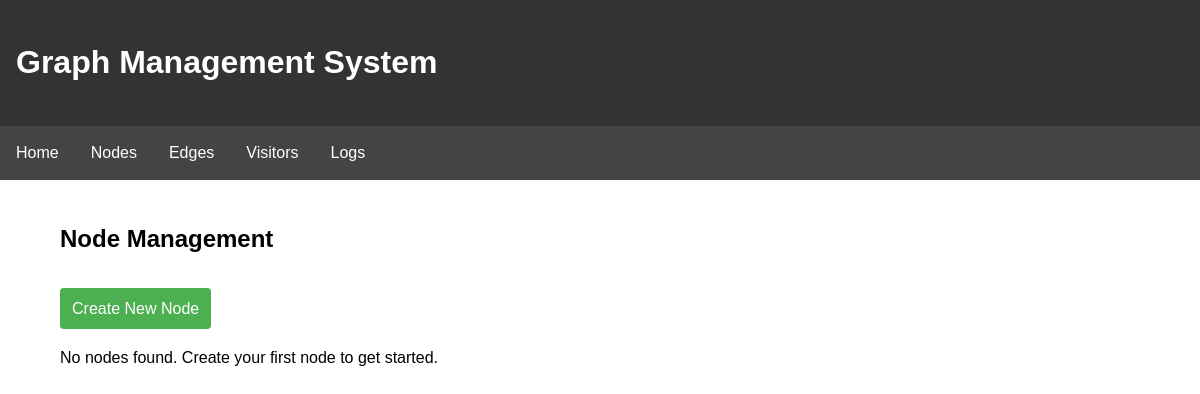
The app's page /nodes, older data.
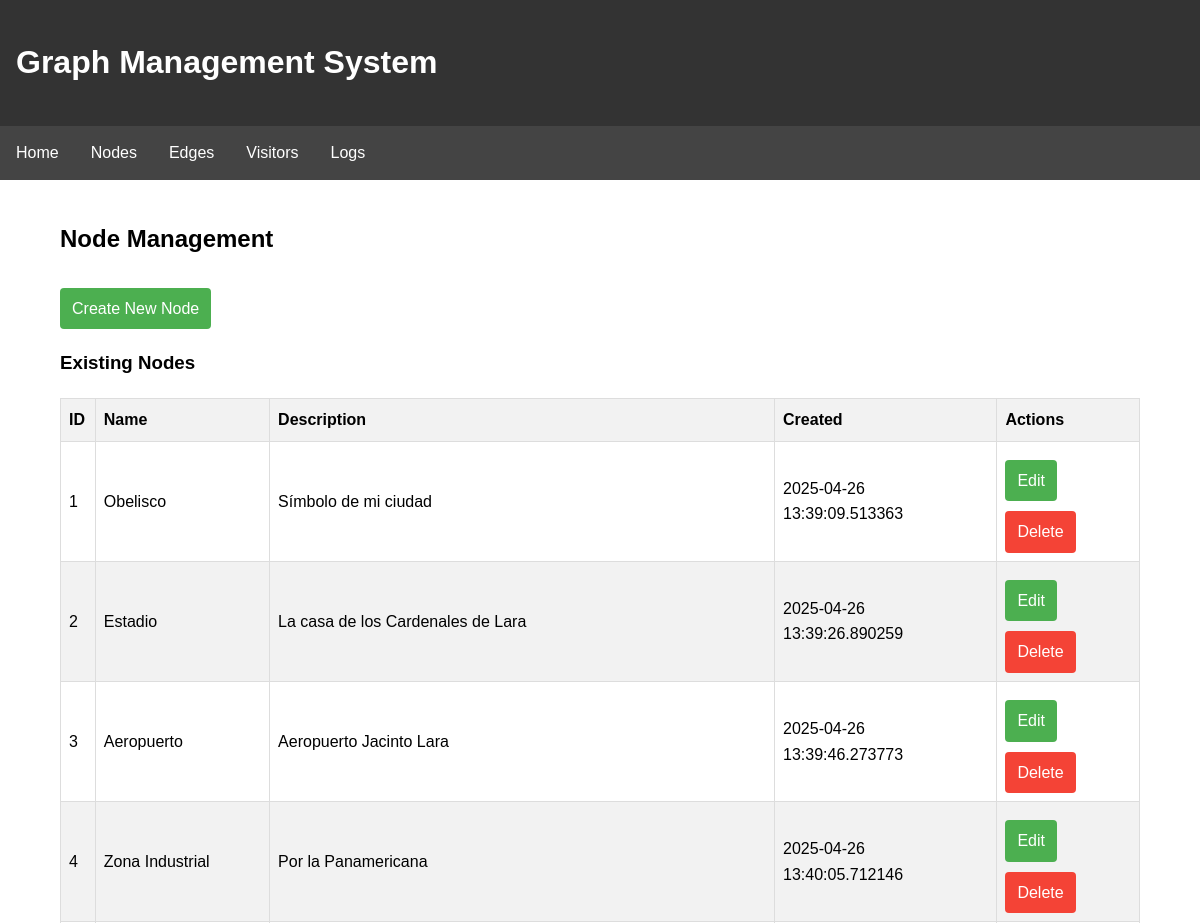
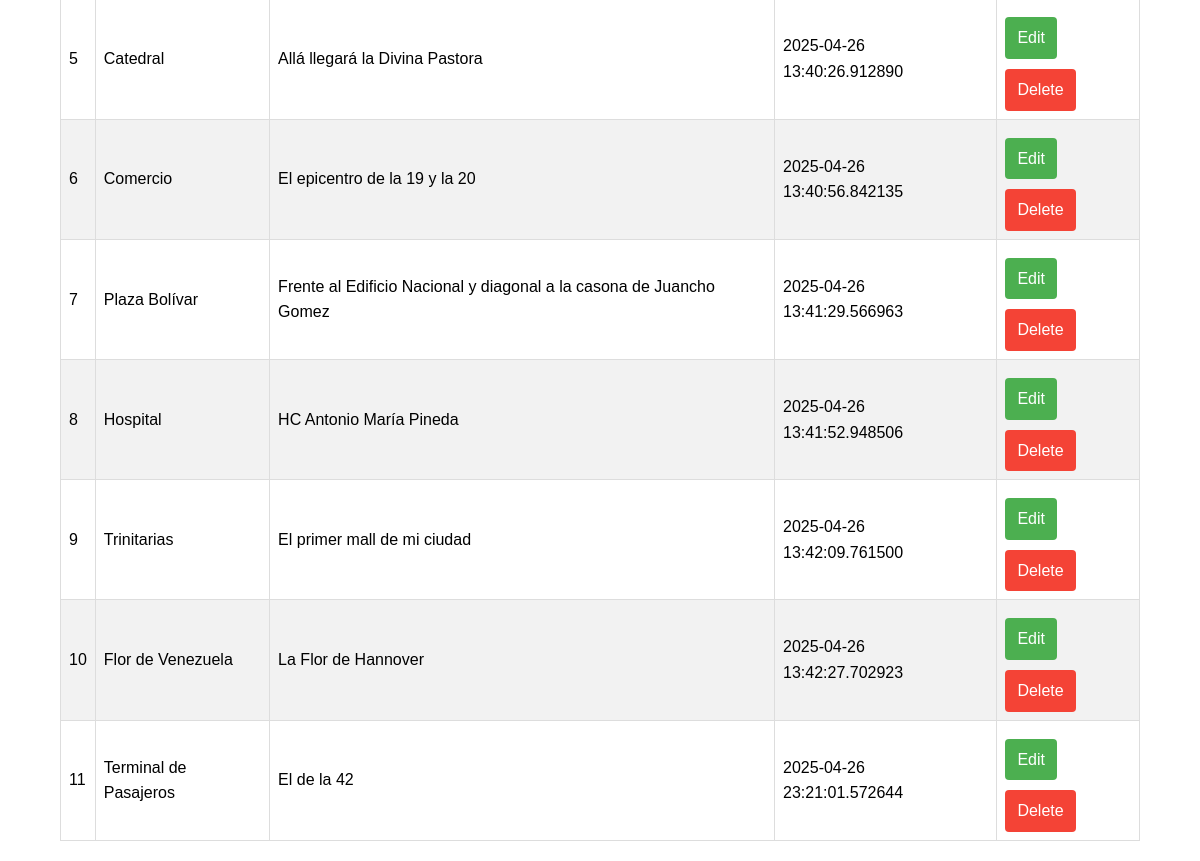
The same page, newer data (2 pictures, top to bottom).
### src/backend/models.py (models this page shows, shortened)
class Node(db.Model):
    __tablename__ = 'nodes'
    id: Mapped[int] = mapped_column(Integer, primary_key=True)
    name: Mapped[str] = mapped_column(String(100), nullable=False, unique=True)
    description: Mapped[Optional[str]] = mapped_column(Text, nullable=True)
    created_at: Mapped[datetime] = mapped_column(DateTime, default=datetime.utcnow)
    updated_at: Mapped[datetime] = mapped_column(DateTime, default=datetime.utcnow, onupdate=datetime.utcnow)
    outgoing_edges: Mapped[List["Edge"]] = relationship('Edge', back_populates='source', foreign_keys='Edge.source_id', cascade='all, delete-orphan')
    incoming_edges: Mapped[List["Edge"]] = relationship('Edge', back_populates='target', foreign_keys='Edge.target_id', cascade='all, delete-orphan')
    visitors: Mapped[List["Visitor"]] = relationship('Visitor', back_populates='current_node', cascade='all, delete-orphan')

### src/integrated_app.py (the view)
@app.route('/nodes')
def nodes_page():
    nodes = db.session.execute(db.select(Node)).scalars().all()
    return render_template('nodes.html', nodes=nodes)

### src/templates/nodes.html (shortened to what this page needs)
{% extends "base.html" %}
{% block content %}
    <h2>Node Management</h2>
    <a href="/nodes/new" class="btn">Create New Node</a>
    {% if nodes %}
        <h3>Existing Nodes</h3>
        <table>
            <thead>
                <tr>
                    <th>ID</th>
                    <th>Name</th>
                    <th>Description</th>
                    <th>Created</th>
                    <th>Actions</th>
                </tr>
            </thead>
            <tbody>
                {% for node in nodes %}
                <tr>
                    <td>{{ node.id }}</td>
                    <td>{{ node.name }}</td>
                    <td>{{ node.description }}</td>
                    <td>{{ node.created_at }}</td>
                    <td>
                        <a href="/nodes/{{ node.id }}/edit" class="btn">Edit</a>
                        <a href="/nodes/{{ node.id }}/delete" class="btn btn-danger" onclick="return confirm('Are you sure you want to delete this node?')">Delete</a>
                    </td>
                </tr>
                {% endfor %}
            </tbody>
        </table>
    {% else %}
        <p>No nodes found. Create your first node to get started.</p>
    {% endif %}
{% endblock %}

### src/templates/base.html (shortened to what this page needs)
<!DOCTYPE html>
<html lang="en">
<head>
</head>
<body>
    <header>
        <h1>Graph Management System</h1>
    </header>
    <nav>
        <ul>
            <li><a href="/">Home</a></li>
            <li><a href="/nodes">Nodes</a></li>
            <li><a href="/edges">Edges</a></li>
            <li><a href="/visitors">Visitors</a></li>
            <li><a href="/logs">Logs</a></li>
        </ul>
    </nav>
    <div class="container">
        {% block content %}{% endblock %}
    </div>
</body>
</html>

### src/templates/base.html (style rules this page uses)
body { font-family: Arial, sans-serif; margin: 0; padding: 0; line-height: 1.6; }
.container { width: 90%; margin: 0 auto; padding: 20px; }
header { background-color: #333; color: white; padding: 1rem; }
nav { background-color: #444; color: white; }
nav ul { list-style-type: none; margin: 0; padding: 0; overflow: hidden; }
nav li { float: left; }
nav li a { display: block; color: white; text-align: center; padding: 14px 16px; text-decoration: none; }
table { border-collapse: collapse; width: 100%; margin-top: 20px; }
th, td { text-align: left; padding: 8px; border: 1px solid #ddd; }
th { background-color: #f2f2f2; }
tr:nth-child(even) { background-color: #f2f2f2; }
.btn { display: inline-block; padding: 8px 12px; background-color: #4CAF50; color: white; text-decoration: none; border-radius: 4px; margin-top: 10px; }
.btn-danger { background-color: #f44336; }

Row changes from the older to the newer data that the page shows:
added Node: id "1", name "Obelisco", description "Símbolo de mi ciudad", created_at "2025-04-26 13:39:09.513363"
added Node: id "2", name "Estadio", description "La casa de los Cardenales de Lara", created_at "2025-04-26 13:39:26.890259"
added Node: id "3", name "Aeropuerto", description "Aeropuerto Jacinto Lara", created_at "2025-04-26 13:39:46.273773"
added Node: id "4", name "Zona Industrial", description "Por la Panamericana", created_at "2025-04-26 13:40:05.712146"
added Node: id "5", name "Catedral", description "Allá llegará la Divina Pastora", created_at "2025-04-26 13:40:26.912890"
added Node: id "6", name "Comercio", description "El epicentro de la 19 y la 20", created_at "2025-04-26 13:40:56.842135"
added Node: id "7", name "Plaza Bolívar", description "Frente al Edificio Nacional y diagonal a la casona de Juancho Gomez", created_at "2025-04-26 13:41:29.566963"
added Node: id "8", name "Hospital", description "HC Antonio María Pineda", created_at "2025-04-26 13:41:52.948506"
added Node: id "9", name "Trinitarias", description "El primer mall de mi ciudad", created_at "2025-04-26 13:42:09.761500"
added Node: id "10", name "Flor de Venezuela", description "La Flor de Hannover", created_at "2025-04-26 13:42:27.702923"
added Node: id "11", name "Terminal de Pasajeros", description "El de la 42", created_at "2025-04-26 23:21:01.572644"
Text that changed along with them:
text no longer shown: "No nodes found. Create your first node to get started."
text now shown: "Existing Nodes ID Name Description Created Actions"
